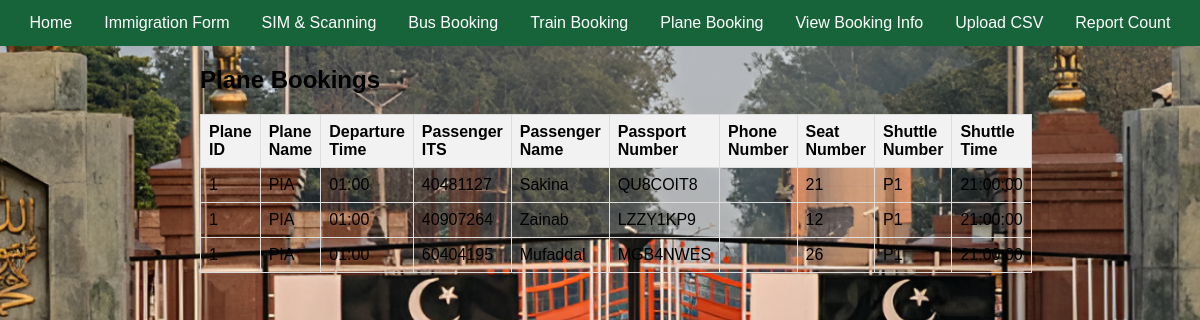
Screenshot of /plane_info/ with the database file from the repository.
### database.py (models this page shows, shortened)
class BookingInfo(Base):
    __tablename__ = "booking_info"
    Mode = Column(Integer, index=True)
    ITS = Column(Integer, ForeignKey('master.ITS'), primary_key=True, index=True)
    Issued = Column(Boolean)
    Departed = Column(Boolean)
    Self_Issued = Column(Boolean, default=False)
    seat_number = Column(Integer)
    bus_number = Column(Integer)
    train_id = Column(Integer, ForeignKey("train.id"), nullable=True)
    plane_id = Column(Integer, ForeignKey("plane.plane_id"), nullable=True)
    coach_number = Column(String)
    cabin_number = Column(String)

class Plane(Base):
    __tablename__ = "plane"
    plane_id = Column(Integer, primary_key=True, autoincrement=True)
    company = Column(String, nullable=True)
    departure_time = Column(Time, nullable=False)

class Master(Base):
    __tablename__ = "master"
    ITS = Column(Integer, primary_key=True, index=True)
    first_name = Column(String)
    middle_name = Column(String)
    last_name = Column(String)
    DOB = Column(Date)
    passport_No = Column(String, unique=True)
    passport_Expiry = Column(Date)
    Visa_No = Column(String, unique=True)
    Mode_of_Transport = Column(String)
    phone = Column(String, nullable=True)
    arrived = Column(Boolean, default=False)
    timestamp = Column(DateTime, default=func.now())

### main.py (the view)
@app.get("/plane_info/", response_class=HTMLResponse)
async def view_plane_booking(request: Request, db: Session = Depends(get_db)):
    booking_query = db.query(
        BookingInfo.plane_id,
        BookingInfo.ITS,
        BookingInfo.seat_number
    ).filter(BookingInfo.Mode == 3).subquery()
    master_query = db.query(
        Master.ITS.label('master_ITS'),
        Master.first_name,
        Master.passport_No,
        Master.phone
    ).subquery()
    plane_query = db.query(
        Plane.plane_id.label('plane_id'),
        Plane.company,
        Plane.departure_time
    ).subquery()
    result = db.query(
        booking_query.c.plane_id,
        master_query.c.first_name,
        master_query.c.passport_No,
        master_query.c.phone,
        booking_query.c.ITS,
        booking_query.c.seat_number,
        plane_query.c.company,
        plane_query.c.departure_time,
        func.strftime('%H:%M:%S', func.datetime(plane_query.c.departure_time, '-4 hours')).label('shuttle_time')
    ).join(
        master_query, master_query.c.master_ITS == booking_query.c.ITS
    ).join(
        plane_query, plane_query.c.plane_id == booking_query.c.plane_id
    ).all()
    booking_details = [
        {
            "plane_id": row.plane_id,
            "plane_name": row.company,
            "departure_time": row.departure_time,
            "shuttle_time": row.shuttle_time,
            "ITS": row.ITS,
            "passenger_name": row.first_name,
            "passport_number": row.passport_No,
            "phone_number": row.phone,
            "seat_number": row.seat_number
        }
        for row in result
    ]
    if not booking_details:
        print("No bookings")
    return templates.TemplateResponse('plane_bookings.html', {"request": request, "bookings": booking_details})

### templates/plane_bookings.html
{% extends "base.html" %}
{% block content %}
<h2>Plane Bookings</h2>
{% if not bookings %}
    <p>No Plane bookings found.</p>
{% else %}
    <table border="1">
      <thead>
        <tr>
          <th>Plane ID</th>
          <th>Plane Name</th>
          <th>Departure Time</th>
          <th>Passenger ITS</th>
          <th>Passenger Name</th>
          <th>Passport Number</th>
          <th>Phone Number</th>
          <th>Seat Number</th>
          <th>Shuttle Number</th>
          <th>Shuttle Time</th>
        </tr>
      </thead>
      <tbody>
        {% for booking in bookings %}
        <tr>
          <td>{{ booking.plane_id }}</td>
          <td>{{ booking.plane_name }}</td>
          <td>{{ booking.departure_time.strftime('%H:%M') }}</td>
          <td>{{ booking.ITS }}</td>
          <td>{{ booking.passenger_name }}</td>
          <td>{{ booking.passport_number }}</td>
          <td>{{ booking.phone_number }}</td>
          <td>{{ booking.seat_number }}</td>
          <td>P{{ booking.plane_id }}
          <td>{{ booking.shuttle_time }}</td>
        </tr>
        {% endfor %}
      </tbody>
    </table>
{% endif %}
{% endblock %}

### static/styles.css (style rules this page uses)
body { margin: 0; padding: 0; font-family: 'Poppins', sans-serif; background: url('Login Page bg.png') no-repeat center center fixed; background-size: cover; }
table { width: 100%; border-collapse: collapse; margin-bottom: 20px; }
table, th, td { border: 1px solid #ddd; }
th, td { padding: 8px; text-align: left; }
th { background-color: #f2f2f2; }

### rows the page displays
BookingInfo: plane_id "1", plane_name "PIA", departure_time "01:00", ITS "40481127", passenger_name "Sakina", passport_number "QU8COIT8", seat_number "21", shuttle_time "21:00:00"
BookingInfo: plane_id "1", plane_name "PIA", departure_time "01:00", ITS "40907264", passenger_name "Zainab", passport_number "LZZY1KP9", seat_number "12", shuttle_time "21:00:00"
BookingInfo: plane_id "1", plane_name "PIA", departure_time "01:00", ITS "60404195", passenger_name "Mufaddal", passport_number "MGB4NWES", seat_number "26", shuttle_time "21:00:00"
